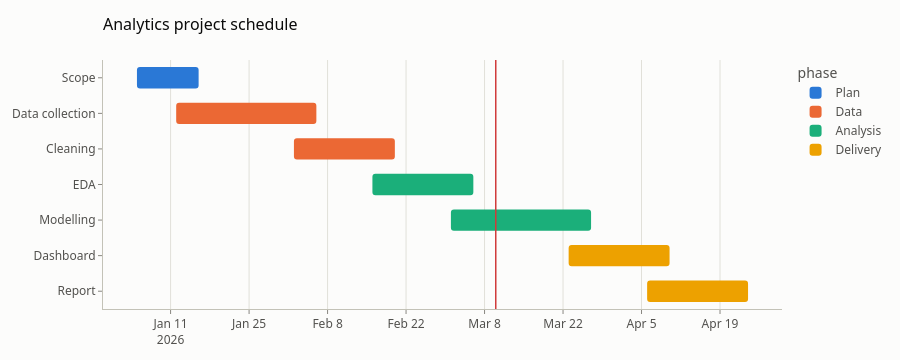

The cell this chart's notebook holds for it:
### Markdown cell above
## Schedules and events

### Code cell
pc.examples.demo('gantt', backend='plotly')

### Figure 1 — Plotly figure (JSON) as saved in the notebook; plotly's stock layout.template omitted (floating-point values rounded to 4 significant figures)
{"data": [{"base": ["2026-01-05T00:00:00.000000"], "customdata": [["2026-01-05", "2026-01-16"]], "hovertemplate": "<b>%{y}</b><br>%{customdata[0]} → %{customdata[1]}<extra></extra>", "marker": {"color": "#2a78d6"}, "name": "Plan", "orientation": "h", "showlegend": true, "type": "bar", "width": 0.6, "x": [950400000.0], "y": ["Scope"]}, {"base": ["2026-01-12T00:00:00.000000", "2026-02-02T00:00:00.000000"], "customdata": [["2026-01-12", "2026-02-06"], ["2026-02-02", "2026-02-20"]], "hovertemplate": "<b>%{y}</b><br>%{customdata[0]} → %{customdata[1]}<extra></extra>", "marker": {"color": "#eb6834"}, "name": "Data", "orientation": "h", "showlegend": true, "type": "bar", "width": 0.6, "x": [2160000000.0, 1555000000.0], "y": ["Data collection", "Cleaning"]}, {"base": ["2026-02-16T00:00:00.000000", "2026-03-02T00:00:00.000000"], "customdata": [["2026-02-16", "2026-03-06"], ["2026-03-02", "2026-03-27"]], "hovertemplate": "<b>%{y}</b><br>%{customdata[0]} → %{customdata[1]}<extra></extra>", "marker": {"color": "#1baf7a"}, "name": "Analysis", "orientation": "h", "showlegend": true, "type": "bar", "width": 0.6, "x": [1555000000.0, 2160000000.0], "y": ["EDA", "Modelling"]}, {"base": ["2026-03-23T00:00:00.000000", "2026-04-06T00:00:00.000000"], "customdata": [["2026-03-23", "2026-04-10"], ["2026-04-06", "2026-04-24"]], "hovertemplate": "<b>%{y}</b><br>%{customdata[0]} → %{customdata[1]}<extra></extra>", "marker": {"color": "#eda100"}, "name": "Delivery", "orientation": "h", "showlegend": true, "type": "bar", "width": 0.6, "x": [1555000000.0, 1555000000.0], "y": ["Dashboard", "Report"]}], "layout": {"barmode": "overlay", "height": 360, "legend": {"title": {"text": "phase"}}, "shapes": [{"line": {"color": "#d03b3b", "width": 1.5}, "type": "line", "x0": 1773100800000, "x1": 1773100800000, "xref": "x", "y0": 0, "y1": 1, "yref": "y domain"}], "title": {"text": "Analytics project schedule"}, "xaxis": {"type": "date"}, "yaxis": {"autorange": "reversed", "categoryarray": ["Scope", "Data collection", "Cleaning", "EDA", "Modelling", "Dashboard", "Report"], "categoryorder": "array"}}}
